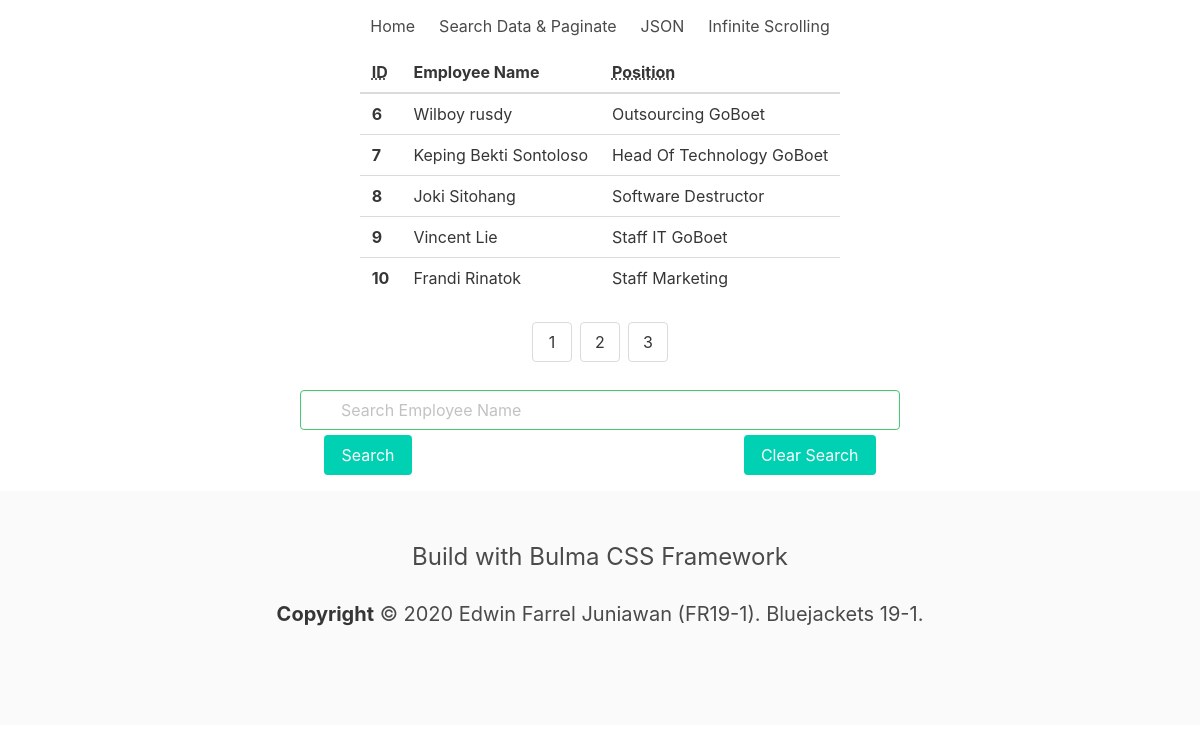
Page /searchpaginate.php?page=2 on the committed database.
### tables this page shows
CREATE TABLE `goboet_employee` (
  `id` int(11) NOT NULL,
  `employee_name` varchar(25) NOT NULL,
  `employee_position` varchar(45) NOT NULL
);

### searchpaginate.php (the view, shortened to what this page needs)
<!DOCTYPE html>
<html>
  <head>
    <link rel="stylesheet" href="bulma.min.css">
    <link rel="stylesheet" href="style.css">
    <?php
        include("koneksi.php");
        ?>
  </head>
  <nav class="navbar" role="navigation" aria-label="main navigation">
    <div id="navbarBasicExample" class="navbar-menu">
      <div class="navbar-start">
        <a href="index.php" class="navbar-item">
          Home
        </a>
        <a href="searchpaginate.php" class="navbar-item">
          Search Data & Paginate
        </a>
        <a href="jsontest.php" class="navbar-item">
          JSON
        </a>
        <a href="infinite-page.php" class="navbar-item">
          Infinite Scrolling
        </a>
      </div>
  </nav>
  <body>
  <table class="table is-centered">
    <thead>
        <tr>
        <th><abbr title="ID">ID</abbr></th>
        <th>Employee Name</th>
        <th><abbr title="Played">Position</abbr></th>
        </tr>
    </thead>
    <tbody>
    <?php
    $itemperpage = 5;
    $page = isset($_GET['page']) ? $_GET['page'] : 1;
    $startdata = ($page * $itemperpage) - $itemperpage;
    $alldata = mysqli_query($koneksi,"SELECT * FROM goboet_employee");
    $dataperpage = mysqli_query($koneksi,"SELECT * FROM goboet_employee LIMIT $startdata, $itemperpage");
    $totaldata = mysqli_num_rows($alldata);
    $calculatetotalpage = ceil($totaldata / $itemperpage);
    $no =$startdata+1;
    while($data = mysqli_fetch_assoc($dataperpage)) {
        ?>
    <tr>
      <th><?php echo $no++; ?></th>
      <td><?php echo $data['employee_name'] ?> </td>
      <td><?php echo $data['employee_position'] ?> </td>
    </tr>
    <?php
    }
    ?>
    </table>
    <nav class="pagination" role="navigation" aria-label="pagination">
    <ul class="pagination-list">
    <?php
            for($i = 1 ;$i<=$calculatetotalpage;$i++) {
                ?>
        <li>
            <a href="?page=<?php echo $i ?>" class="pagination-link"><?php echo $i ?></a>
        </li>
        <?php
            }
           ?>
    </ul>
    </nav>
    <div class="control has-icons-left has-icons-right">
        <input class="input is-success" type="text" name="datasearch" placeholder="Search Employee Name">
            <span class="icon is-small is-left">
            </span>
    </div>
    <div class="buttons">
    <input type="button" class="button is-primary" class="searchbtn" name="searchbtn" id="searchbtn" value="Search">
    <input type="button" class="button is-primary" class="clearbtn" name="clearbtn" id="clearbtn" value="Clear Search">
    </div>
    </body>
    <footer class="footer">
        <div class="content has-text-centered">
        <p class="is-size-4">
          Build with Bulma CSS Framework
        </p>
          <p class="is-size-5">
            <strong>Copyright</strong> © 2020 Edwin Farrel Juniawan (FR19-1). Bluejackets 19-1.
          </p>
        </div>
      </footer>
</html>

### style.css (style rules this page uses)
.navbar-start { margin: auto; }
table { margin: auto; }
.control { margin: auto; width: 50%; padding-bottom: 5px; }
.pagination-list { justify-content: center; }
.button.is-primary { display: block; margin: auto; }

### rows in the picture
goboet_employee: employee_name "Wilboy rusdy", employee_position "Outsourcing GoBoet"
goboet_employee: employee_name "Keping Bekti Sontoloso", employee_position "Head Of Technology GoBoet"
goboet_employee: employee_name "Joki Sitohang", employee_position "Software Destructor"
goboet_employee: employee_name "Vincent Lie", employee_position "Staff IT GoBoet"
goboet_employee: employee_name "Frandi Rinatok", employee_position "Staff Marketing"
